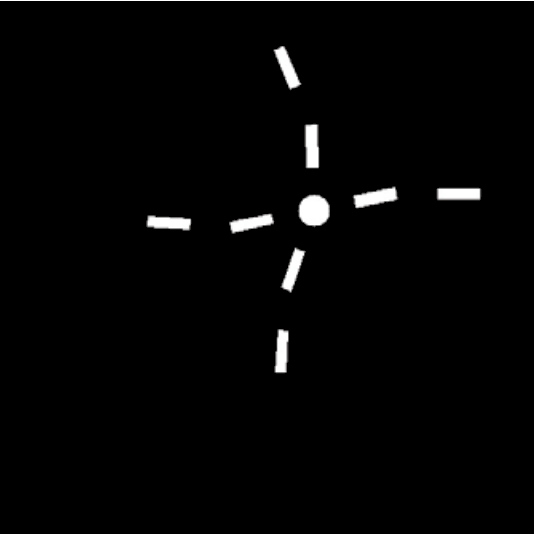
#> input picture star_pampas.png, 534 x 534 px
$ python sample_neighbor.py
#> lines starting #> are read from the running program, lines starting #| are printed output that depends on the picture; after the words box and inside, x2 and y2 are one past the last pixel; in counts of white or black regions, pixels touching at a corner belong together
### classes.py
import numpy as np
import collections

def wrap2pi(theta):
    while theta >= np.pi:
        theta -= 2 * np.pi
    while theta < -np.pi:
        theta += 2 * np.pi
    return theta


class Message(object):
    # [5 lines left out: function __init__, not called in this run]

    def __len__(self):
        return len(self.gaussians)

    def __getitem__(self, idx):
        return self.gaussians[idx], self.weights[idx]


class Gaussian(object):
    # [25 lines left out: functions __init__, __str__, not called in this run]

    def __repr__(self):
        return self.__str__()


class Sample(object):
    def __init__(self, x, y, theta, w, h):
        self.__x = x
        self.__y = y
        self.__theta = wrap2pi(theta)
        self.__w = w
        self.__h = h
        self.properties = (self.__x, self.__y, self.__theta, self.__w, self.__h)

    @property
    def x(self):
        return self.__x

    @property
    def y(self):
        return self.__y

    @property
    def theta(self):
        return self.__theta

    @property
    def w(self):
        return self.__w

    @property
    def h(self):
        return self.__h

    def __str__(self):
        return "x:{0}, y:{1}, theta:{2}, w:{3}, h:{4}".format(
            self.__x, self.__y, self.__theta, self.__w, self.__h)

    def __repr__(self):
        return self.__str__()

### draw.py
import cv2
import numpy as np
from matplotlib import pyplot as plt


def draw_circle(img, x, y, r, color='m', grad=1):
    color_map = {'r':[255,0,0], 'b':[0,0,255], 'g':[0,255,0], 'w':[255,255,255], 'b':[0,0,0], 'm':[255,0,255]}
    if isinstance(color, str):
        color = color_map[color]
    x = int(round(x))
    y = int(round(y))
    r = int(round(r))
    cv2.circle(img, (x, y), r, color * grad, -1)


def draw_links(img, x, y, w, h, angle, color='r', flag=True):
    color_map = {'r':[255,0,0], 'b':[0,0,255], 'g':[0,255,0], 'w':[255,255,255], 'b':[0,0,0], 'm':[255,0,255]}
    if isinstance(color, str):
        color = color_map[color]
    if flag:
        r1 = np.sqrt(w*w/4 + h*h/4)
        r2 = np.sqrt(w*w + h*h/4)
        theta1 = np.arctan(h/w)
        theta2 = np.arctan(h/(2*w))

        tl = [x + r1*np.cos(angle + theta1), y + r1*np.sin(angle + theta1)]
        tr = [x + r2*np.cos(angle + theta2), y + r2*np.sin(angle + theta2)]
        br = [x + r2*np.cos(angle - theta2), y + r2*np.sin(angle - theta2)]
        bl = [x + r1*np.cos(angle - theta1), y + r1*np.sin(angle - theta1)]
        pts = np.array([tl, tr, br, bl], np.int32).reshape((-1, 1, 2))

        # polylines(img, pts, isClosed, color, thickness)
        cv2.polylines(img, [pts], True, color, thickness=2);
        cv2.fillConvexPoly(img, pts, color)

        # circle(img, center, radius, color, thinkness(negative=filled))
        x = int(round(x))
        y = int(round(y))
        cv2.circle(img, (x, y), 3, color, thickness=-1)
    else:
        w /= 2
        r = np.sqrt(w*w/4 + h*h/4)
        theta = np.arctan(h/w)
        tl = [x + r*np.cos(angle + np.pi - theta), y + r*np.sin(angle + np.pi - theta)]
        tr = [x + r*np.cos(angle + theta)        , y + r*np.sin(angle + theta)]
        br = [x + r*np.cos(angle - theta)        , y + r*np.sin(angle - theta)]
        bl = [x + r*np.cos(angle + np.pi + theta), y + r*np.sin(angle + np.pi + theta)]
        pts = np.array([tl, tr, br, bl], np.int32).reshape((-1, 1, 2))
        cv2.polylines(img, [pts], True, color, thickness=2);
        cv2.fillConvexPoly(img, pts, color)

# [8 lines that do not run on import are left out]

### sample_neighbor.py
import numpy as np
from classes import *
from draw import *

def sample_neighbor(t, s_label, t_label, rad, w, h, sigma_s, sigma_p, sigma_th):
    # Given object_t, sample for the object_s
    C = 7
    del_w = 28 / 5
    del_h = 4 / 5
    SIG_n = np.diag([sigma_p**2, sigma_p**2, sigma_th**2])
    SIG_n_spl = np.diag([(2*sigma_p)**2, (2*sigma_p)**2, (sigma_th/2)**2])

    if s_label == 'circle':
        return Sample(t.x + np.random.normal(0, sigma_p),
                      t.y + np.random.normal(0, sigma_p),
                      0 + np.random.normal(0, sigma_th),
                      0.5*(t.w/del_w + t.h/del_h),# + np.random.normal(0, sigma_s),
                      0.5*(t.w/del_w + t.h/del_h))# + np.random.normal(0, sigma_s))

    if t_label == 'circle':
        t_id = int(s_label.split('_')[1])
        return Sample(t.x + np.random.normal(0, sigma_p),
                      t.y + np.random.normal(0, sigma_p),
                      t_id*np.pi/2 + np.random.normal(0, sigma_th),
                      2*C*t.w*del_w*del_h/(C*del_h+del_w),# + np.random.normal(0, sigma_s),
                      2*t.w*del_w*del_h/(C*del_h+del_w))# + np.random.normal(0, sigma_s))

    s_id = int(s_label.split('_')[1])
    t_id = int(t_label.split('_')[1])

    if t_id == s_id + 4:
        noise_x = t.x + np.random.normal(0, sigma_p)
        noise_y = t.y + np.random.normal(0, sigma_p)
        noise_theta = t.theta + np.pi + np.random.normal(0, sigma_th/2)
        return Sample(noise_x + t.w*np.cos(noise_theta),
                      noise_y + t.w*np.sin(noise_theta),
                      noise_theta - np.pi,
                      t.w,# + np.random.normal(0, sigma_s),
                      t.h)# + np.random.normal(0, sigma_s))

    if s_id == t_id + 4:
        return Sample(t.x + t.w*np.cos(t.theta) + np.random.normal(0, sigma_p),
                      t.y + t.w*np.sin(t.theta) + np.random.normal(0, sigma_p),
                      t.theta + np.random.normal(0, sigma_th),
                      t.w,# + np.random.normal(0, sigma_s),
                      t.h)# + np.random.normal(0, sigma_s))


def test_pairwise_sampling(node_id):
#> called with node_id = 2
    global rad, w, h, sigma_s, sigma_p, sigma_th;
    gt_circle = np.array([314, 211])
    gt_links = np.array([[312.000000, 211.000000, 20*np.pi/180],
                         [313.000000, 209.000000, -10*np.pi/180],
                         [313.000000, 209.000000, 0],
                         [317.000000, 212.000000, -10*np.pi/180],
                         [287.000000, 287.000000, 0],
                         [233.000000, 231.000000, +10*np.pi/180],
                         [310.000000, 127.000000, -20*np.pi/180],
                         [395.000000, 192.000000, 0]])

    sigma_p = 5
    sigma_th = 5*np.pi/180
    sigma_s = 2

    rad = 15 # circle
    w = 84   # links width
    h = 12   # links height
    load_img = cv2.imread('./star_pampas.png')
#> load_img is the input picture: shape (534, 534, 3); mean B, G, R 4.6, 4.6, 4.6
    img1 = load_img.copy()
    img2 = load_img.copy()
    img3 = load_img.copy()
    img4 = load_img.copy()
    N = 100
    green = [0, 255, 0]

    fig, axes = plt.subplots(nrows=2, ncols=2)

    # img1
    title = 'Given circle location (red) the inner link samples for node ' + str(node_id)
    t = Sample(gt_circle[0], gt_circle[1], 0, rad, rad)
    s_label = 'link_' + str(node_id)
    t_label = 'circle'
    for i in range(N):
        s = sample_neighbor(t, s_label, t_label, rad, w, h, sigma_s, sigma_p, sigma_th)
        draw_links(img1, s.x, s.y, s.w, s.h, s.theta, green, True);
#> this loop made 100 passes
#> (tl in draw_links, tr in draw_links, br in draw_links, bl in draw_links, pts in draw_links, x in draw_links, y in draw_links) on passes 1 to 5: ([281.5, 203.4], [239.6, 199.9], [238.6, 211.8], [280.5, 215.4], [[281, 203], [239, 199], [238, 211], [280, 215]], 323, 213), ([282.8, 217.9], [241, 221.5], [242, 233.5], [283.9, 229.9], [[282, 217], [240, 221], [242, 233], [283, 229]], 325, 220), ([276.7, 204.6], [234.7, 205], [234.8, 217], [276.8, 216.6], [[276, 204], [234, 205], [234, 216], [276, 216]], 319, 210), ([275.2, 200.5], [233.5, 195.1], [232, 207], [273.6, 212.4], [[275, 200], [233, 195], [231, 207], [273, 212]], 316, 212), ([276.1, 204], [234.1, 202.4], [233.6, 214.4], [275.6, 216], [[276, 203], [234, 202], [233, 214], [275, 215]], 318, 212)
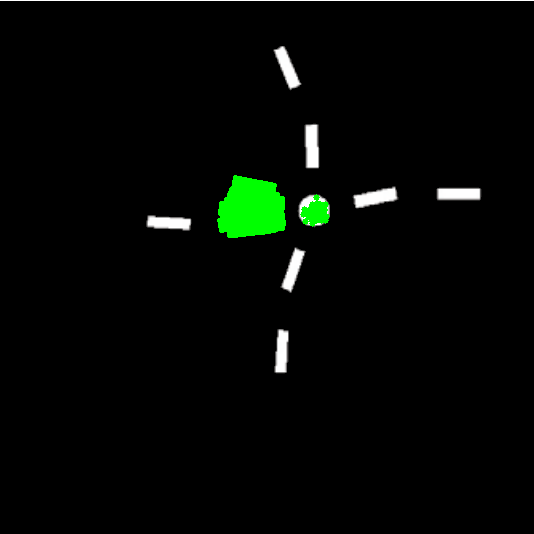
#> img1: shape (534, 534, 3); 1.38% of pixels changed, all inside (x1, y1, x2, y2) = (217, 175, 330, 238)
    cv2.circle(img1, (int(s.x), int(s.y)), 4, [255, 0, 0], -1)
#> img1: shape (534, 534, 3); 0.02% of pixels changed, all inside (x1, y1, x2, y2) = (312, 205, 321, 214)
    axes[0, 0].imshow(img1)
    axes[0, 0].set_title(title)

    # img2
    title = 'Given the inner link ' + str(node_id) + ' (red) the outer link samples for node ' + str(node_id + 4)
    t = Sample(gt_links[node_id-1, 0], gt_links[node_id-1, 1], node_id*np.pi/2 + gt_links[node_id-1, 2], w, h)
    s_label = 'link_' + str(node_id + 4)
    t_label = 'link_' + str(node_id)
    for i in range(N):
        s = sample_neighbor(t, s_label, t_label, rad, w, h, sigma_s, sigma_p, sigma_th)
        draw_links(img2, s.x, s.y, s.w, s.h, s.theta, green, True)
#> this loop made 100 passes
#> (tl in draw_links, tr in draw_links, br in draw_links, bl in draw_links, pts in draw_links, x in draw_links, y in draw_links) on passes 1 to 5: ([181.4, 233.7], [140.1, 241.4], [142.3, 253.2], [183.6, 245.5], [[181, 233], [140, 241], [142, 253], [183, 245]], 224, 232), ([184.6, 230], [143.5, 239], [146.1, 250.7], [187.1, 241.7], [[184, 230], [143, 238], [146, 250], [187, 241]], 227, 227), ([181.2, 215.7], [139.5, 220.4], [140.8, 232.4], [182.6, 227.6], [[181, 215], [139, 220], [140, 232], [182, 227]], 224, 217), ([187.1, 220.3], [145.3, 223.7], [146.2, 235.7], [188.1, 232.3], [[187, 220], [145, 223], [146, 235], [188, 232]], 229, 223), ([182.3, 222.7], [141.2, 231.4], [143.7, 243.2], [184.8, 234.5], [[182, 222], [141, 231], [143, 243], [184, 234]], 225, 220)
#> tl in draw_links on pass 41: [193.5, 235.6]
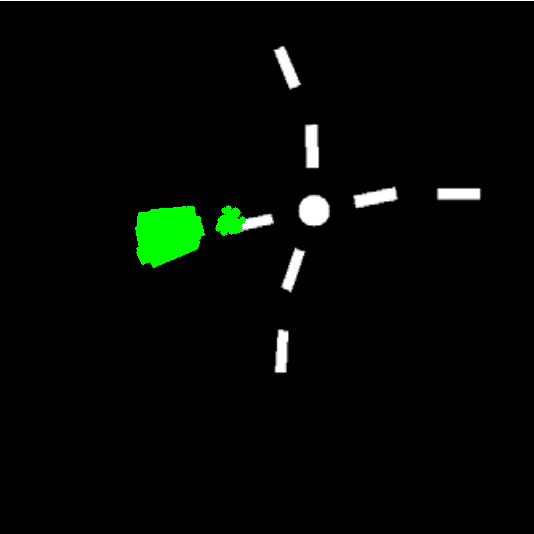
#> img2: shape (534, 534, 3); 1.34% of pixels changed, all inside (x1, y1, x2, y2) = (135, 205, 246, 268)
    cv2.circle(img2, (int(s.x), int(s.y)), 4, [255, 0, 0], -1)
#> img2: shape (534, 534, 3); 0.02% of pixels changed, all inside (x1, y1, x2, y2) = (225, 214, 234, 223)
    axes[0, 1].imshow(img2)
    axes[0, 1].set_title(title)

    # img3
    title = 'Given the inner link ' + str(node_id) + ' (red) the circle samples'
    t = Sample(gt_links[node_id-1, 0], gt_links[node_id-1, 1], node_id*np.pi/2 + gt_links[node_id-1, 2], w, h)
    s_label = 'circle'
    t_label = 'link_' + str(node_id)
    for i in range(N):
        s = sample_neighbor(t, s_label, t_label, rad, w, h, sigma_s, sigma_p, sigma_th)
        draw_circle(img3, s.x, s.y, s.w);
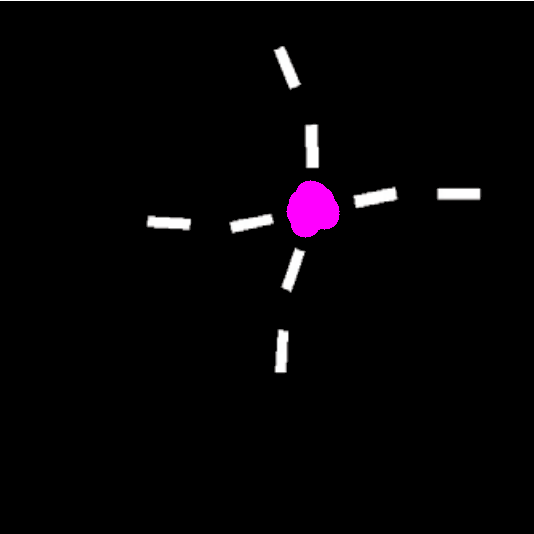
#> img3: shape (534, 534, 3); 0.77% of pixels changed, all inside (x1, y1, x2, y2) = (286, 180, 340, 238)
    cv2.circle(img3, (int(s.x), int(s.y)), 4, [255, 0, 0], -1)
#> img3: shape (534, 534, 3); 0.02% of pixels changed, all inside (x1, y1, x2, y2) = (301, 217, 310, 226)
    axes[1, 0].imshow(img3)
    axes[1, 0].set_title(title)

    # img4
    title = 'Given the outer link ' + str(node_id + 4) + ' (red) the inner link samples for node ' + str(node_id)
    t = Sample(gt_links[node_id+4-1, 0], gt_links[node_id+4-1, 1], node_id*np.pi/2 + gt_links[node_id+4-1, 2], w, h)
    s_label = 'link_' + str(node_id)
    t_label = 'link_' + str(node_id + 4)
    for i in range(N):
        s = sample_neighbor(t, s_label, t_label, rad, w, h, sigma_s, sigma_p, sigma_th)
        draw_links(img4, s.x, s.y, s.w, s.h, s.theta, green, True)
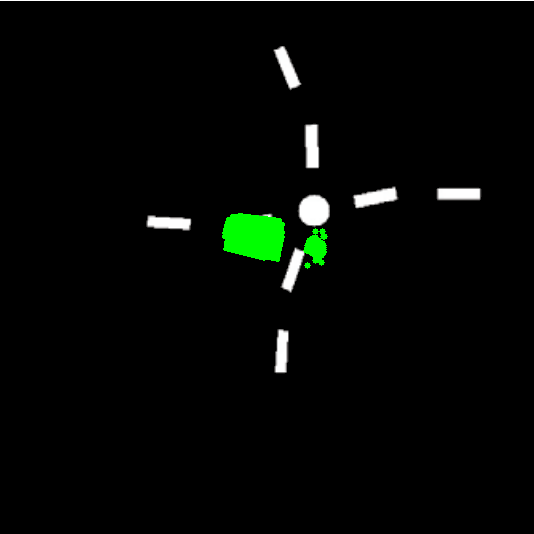
#> img4: shape (534, 534, 3); 1.07% of pixels changed, all inside (x1, y1, x2, y2) = (222, 213, 328, 269)
    cv2.circle(img4, (int(s.x), int(s.y)), 4, [255, 0, 0], -1)
#> img4: shape (534, 534, 3); 0.02% of pixels changed, all inside (x1, y1, x2, y2) = (308, 233, 317, 242)
    axes[1, 1].imshow(img4)
    axes[1, 1].set_title(title)


if __name__=='__main__':
    test_pairwise_sampling(2)
    plt.show()
#> figure, not shown here; B, G, R data is drawn as R, G, B

$ run again, with clutter_pampas.png copied over star_pampas.png
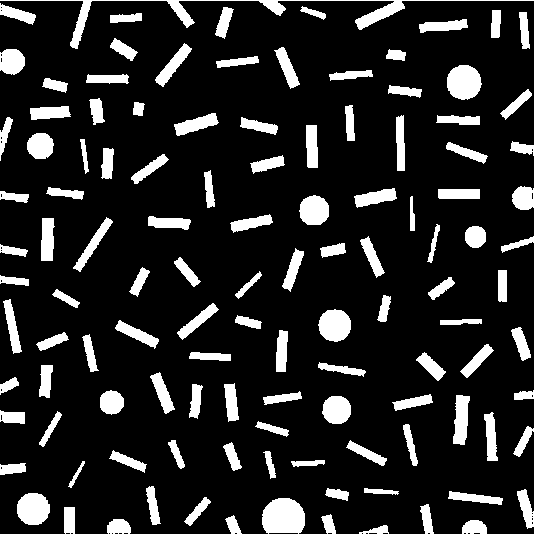
#> input picture clutter_pampas.png, 534 x 534 px
#> in test_pairwise_sampling, load_img is the input picture: shape (534, 534, 3); 14.7% white; 118 white regions, largest, box (x1, y1, x2, y2) and area: (0, 0, 534, 49) 1986, (262, 498, 305, 534) 1295, (447, 65, 482, 100) 959
#> the loop in test_pairwise_sampling, `for i in range(N):` made 100 passes
#> after the loop in test_pairwise_sampling, `for i in range(N):`:
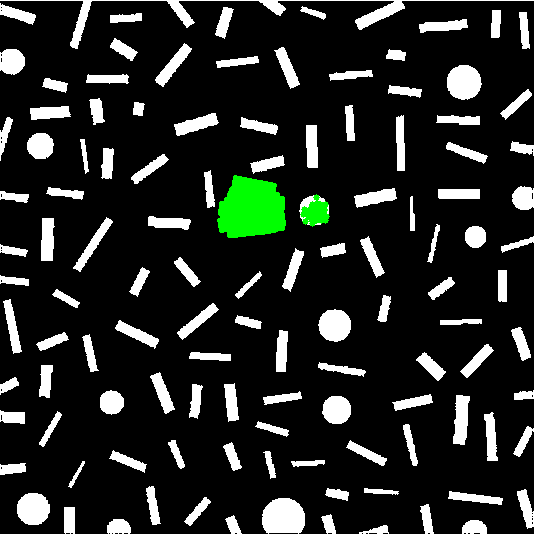
#> img1: shape (534, 534, 3); 1.38% of pixels changed, all inside (x1, y1, x2, y2) = (217, 175, 330, 238)
#> the loop in test_pairwise_sampling, `for i in range(N):` made 100 passes
#> after the loop in test_pairwise_sampling, `for i in range(N):`:
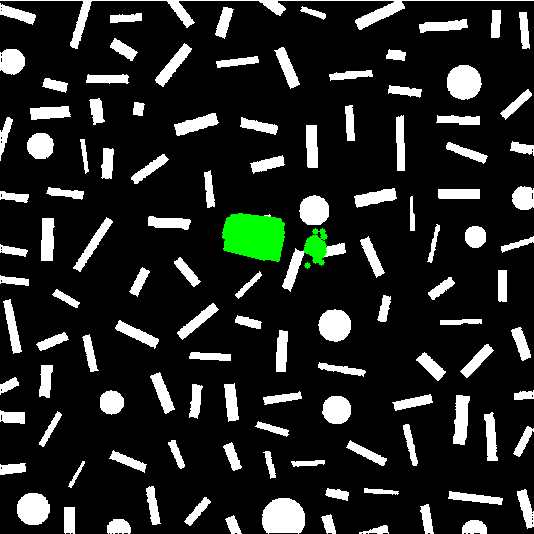
#> img4: shape (534, 534, 3); 1.07% of pixels changed, all inside (x1, y1, x2, y2) = (222, 213, 328, 269)
